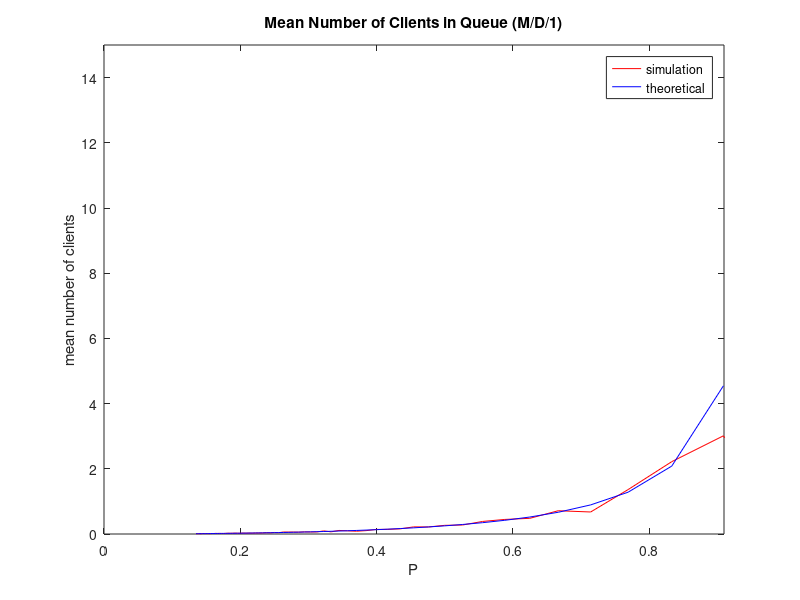
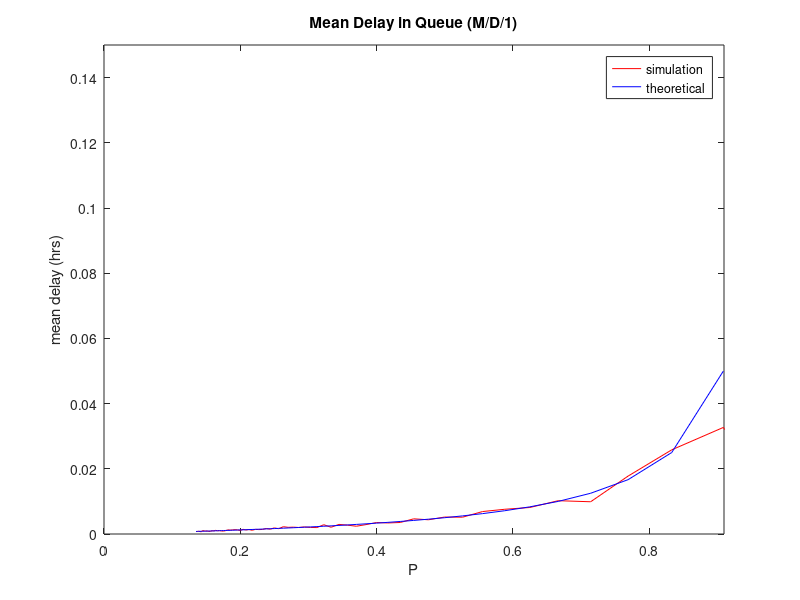
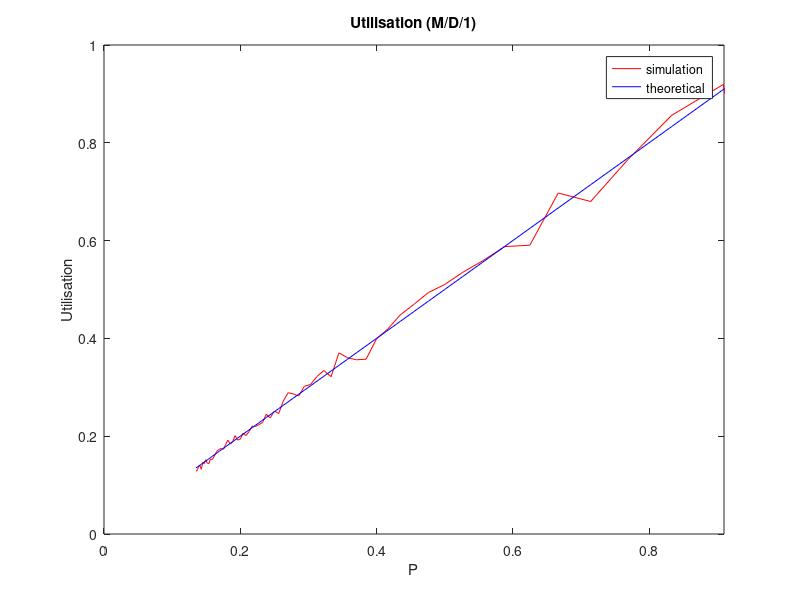

Recreate these plots in MATLAB, in order.
%implementation of a simple M/D/1

% clear
clear;
clc;

% simulating parameters
sim_num = 64;                       % simulation times
sim_packets = 1000;                  % number of clients to be simulated

% queueing system parameters
queue_lim = 200000;                 % system limit
service_mean_time=0.01;             % miu
arrival_mean_time(1:sim_num+1)=0.01;% lamda

% result vectors
util(1:sim_num+1) = 0;
avg_num_in_queue(1:sim_num+1) = 0;
avg_delay_in_queue(1:sim_num+1) = 0;
P(1:sim_num+1) = 1;


% performing sim_num times simulations
for j=1:sim_num
    
    arrival_mean_time(j+1)=arrival_mean_time(j) + 0.001;
    
    num_events=2;
    
    % initialization
    sim_time = 0.0;
    time_last_event=0.0;

    server_status = 0;
    num_clients_count=0;
    num_clients_in_queue = 0;

    time_in_queue = 0.0;
    time_in_server = 0.0;
    
    % 1 for arrival; 2 for departure
    time_next_event(1) = sim_time + exprnd(arrival_mean_time(j+1));
    
    time_next_event(2) = exp(30);
    
    disp(['Launching Simulation...',num2str(j)]);
    
    while(num_clients_count < sim_packets)
        
        min_time_next_event = exp(29);
        type_of_event=0;

        for i=1:num_events
            if(time_next_event(i)<min_time_next_event)
                min_time_next_event = time_next_event(i);
                type_of_event = i;
            end;
        end
        
        if(type_of_event == 0)
            disp(['no event in time ',num2str(sim_time)]);
        end
        
        % update the time values
        sim_time = min_time_next_event;
        time_since_last_event = sim_time - time_last_event;
        time_last_event = sim_time;
        
        time_in_queue = time_in_queue + num_clients_in_queue * time_since_last_event ;
        
        time_in_server = time_in_server + server_status * time_since_last_event;
        
        
        if (type_of_event == 1)
            % -------------------------arrival-------------------------
            num_clients_count = num_clients_count + 1;
            time_next_event(1) = sim_time + exprnd(arrival_mean_time(j+1));

            if(server_status == 1)
                
                num_clients_in_queue = num_clients_in_queue + 1 ;
                
                if(num_clients_in_queue > queue_lim)
                    disp(['queue size = ', num2str(num_clients_in_queue)]);
                    disp(['System Crash at ',num2str(sim_time)]);
                    pause
                end
                                
            else
                
                server_status = 1;
                time_next_event(2) = sim_time + service_mean_time;
                
            end
            
        elseif (type_of_event==2)
            
            % ---------------service and departure---------------
            
            if(num_clients_in_queue == 0)
                server_status = 0;
                time_next_event(2) = exp(30);
            else
                
                num_clients_in_queue = num_clients_in_queue - 1;
                
                time_next_event(2) = sim_time + service_mean_time;
                
            end
            
        end
        
    end
    
    %results output
    util(j+1) = time_in_server/sim_time;
    avg_num_in_queue(j+1) = time_in_queue/sim_time;
    avg_delay(j+1) = time_in_queue/num_clients_count;
    P(j+1) = service_mean_time./arrival_mean_time(j+1);
    
end

%----------------------graphs--------------------------------
figure('name','Mean Number of Clients in Queue (M/D/1)');
plot(P,avg_num_in_queue,'r',P,P.*P./(2*(1-P)),'b');
legend('simulation','theoretical');
title('Mean Number of Clients in Queue (M/D/1)');
xlabel('P');
ylabel('mean number of clients');
axis([0 0.91 0 15]);

figure('name','Mean Delay in Queue (M/D/1)');
plot(P,avg_delay,'r',P,service_mean_time*P./(2*(1-P)),'b');
legend('simulation','theoretical');
title('Mean Delay in Queue (M/D/1)');
xlabel('P');
ylabel('mean delay (hrs)');
axis([0 0.91 0 0.15]);

figure('name', 'Utilisation (M/D/1)');
plot(P,util,'r',P,P,'b');
legend('simulation','theoretical');
title('Utilisation (M/D/1)');
xlabel('P');
ylabel('Utilisation');
axis([0 0.91 0 1]);



